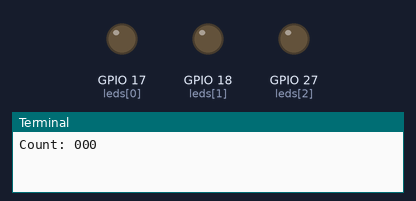
The program below on a simulated Raspberry Pi (BCM pin numbers). Shown: output pins drawn as LEDs (lit = HIGH), the last lines printed to the terminal.

Above: at 0.5 s.
At 2.5 s:
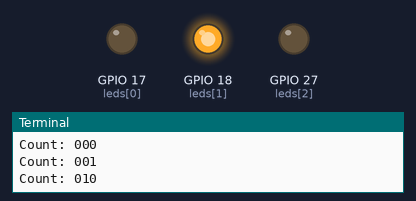
At 3.5 s:
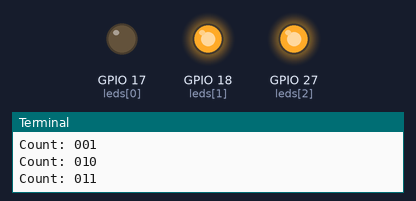
At 4.5 s:
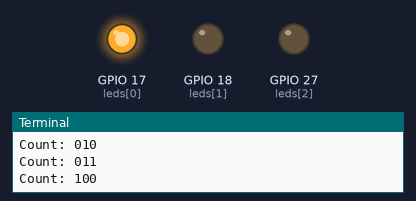
At 6.5 s:
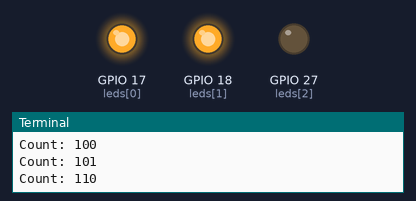
At 9.5 s:
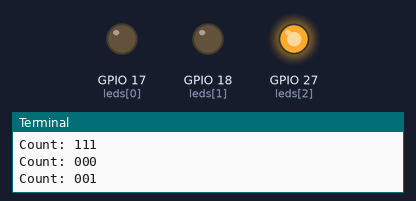
Timing chart, 0 to 10.4 s (numbered marks = the images above):
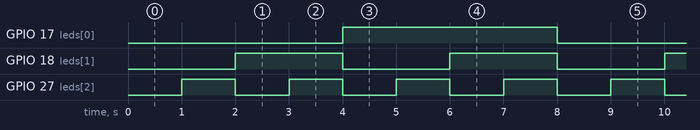

Measured:
- by itself, GPIO 17 (leds[0]): alternates HIGH for 4.0 s and LOW for 4.0 s
- by itself, GPIO 18 (leds[1]): alternates HIGH for 2.0 s and LOW for 2.0 s
- by itself, GPIO 27 (leds[2]): alternates HIGH for 1.0 s and LOW for 1.0 s

The program:

count8.py
```python
#!/usr/bin/env python
from gpiozero import LED
from time import sleep
import signal
import sys

# 사용할 GPIO 핀 번호 (가장 큰 비트부터)
pins = [17, 18, 27]
leds = [LED(pin) for pin in pins]

# 종료 시 모든 LED OFF
def cleanup(signal_received, frame):
    print("💡 모든 LED OFF (정리 완료)")
    for led in leds:
        led.off()
    sys.exit(0)

# SIGINT (Ctrl+C), SIGTERM 처리
signal.signal(signal.SIGINT, cleanup)
signal.signal(signal.SIGTERM, cleanup)

# 무한 루프
while True:
    for i in range(8):
        print(f"Count: {i:03b}")
        for j in range(3):
            if (i >> (2 - j)) & 1:
                leds[j].on()
            else:
                leds[j].off()
        sleep(1)
```
